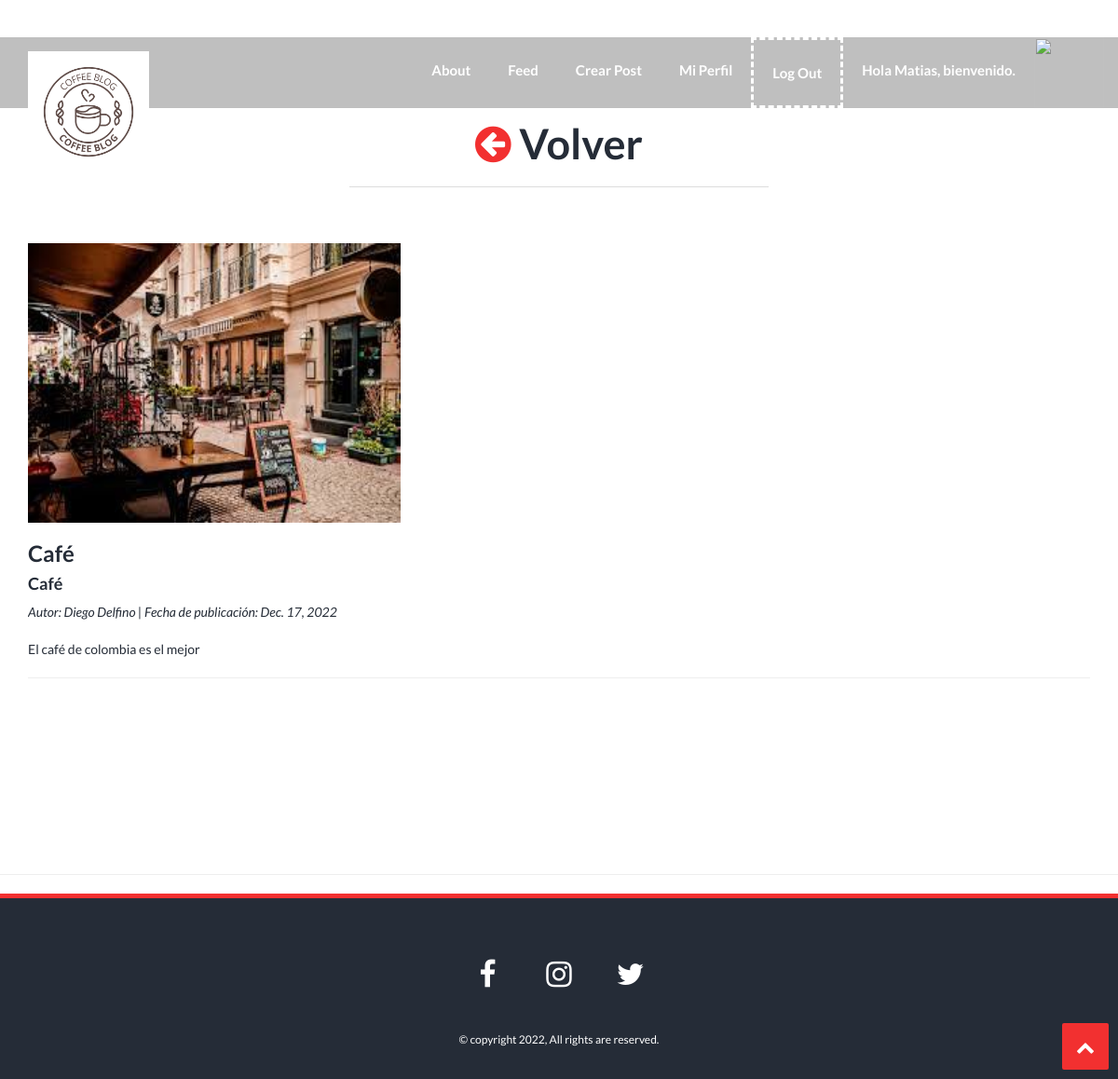
Screenshot of /post/detail/1/ (signed in) with the database file from the repository.
### appblog/models.py (models this page shows, shortened)
class Post(models.Model):
    titulo = models.CharField(max_length=50)
    subtitulo = models.CharField(max_length=50)
    fecha = models.DateField(default=timezone.now)
    contenido = models.CharField(max_length=500)
    autor = models.CharField(max_length=50)
    imagen = models.ImageField(upload_to="avatar", null=False, blank=False)

### appblog/views.py (the view)
# urls.py: path("post/detail/<pk>/", PostDetail.as_view(), name="post-detail"),
class PostDetail(DetailView):
    model = Post
    template_name = "appblog/post_detail.html"

### appblog/templates/appblog/post_detail.html (shortened to what this page needs)
{% extends "appblog/base.html" %}
{% load static %}
{% block TitleBanner %}
<div id="latestalbum" class="hero pad">
    <div class="container">
        <div class="hero-content ">
            <h2><a href="{% url 'post-list' %}"><i class="fa fa-arrow-circle-left"></i></a> Volver</h2>
            <hr>
        </div>
        <br>
        <br>
        <form method="post" enctype="multipart/form-data">
                <div class="item mb-5">
                    <div class="media">
                        <img class="mr-3 img-fluid post-thumb d-none d-md-flex" src="{{post.imagen.url}}" alt="image" width="400" height="300">
                        <div class="media-body">
                            <h3 class="title mb-1">{{post.titulo}}</h3>
                            <h4 class="title mb-1">{{post.subtitulo}}</h4>
                            <div class="meta mb-1"><span class="date"><em>Autor: {{post.autor}} | Fecha de publicación: {{post.fecha}}</em></div>
                            <br>
                            <div class="intro">{{post.contenido}}</div>
                        </div>
                    </div>
                </div>
                <hr>
                <br>
                <br>
        </form>
    </div>
</div>
<hr>
{% endblock %}

### appblog/templates/appblog/base.html (shortened to what this page needs)
{% load static %}
<!DOCTYPE html>
<html>
	<head>
		<link href="{% static 'appblog/css/bootstrap.min.css' %}" rel="stylesheet">
		<link href="{% static 'appblog/css/animate.min.css' %}" rel="stylesheet">
		<link rel="stylesheet" href="{% static 'appblog/css/owl.carousel.css' %}">
		<link href="{% static 'appblog/css/font-awesome.min.css' %}" rel="stylesheet">
		<link href="{% static 'appblog/css/style.css' %}" rel="stylesheet">
		<link href="{% static 'appblog/css/style-color.css'%}" rel="stylesheet">
		<link rel="stylesheet" href="https://cdnjs.cloudflare.com/ajax/libs/font-awesome/4.7.0/css/font-awesome.min.css">
	</head>
	<body>
		<div class="wrapper" id="home">
			<header>
				<nav class="navbar navbar-fixed-top navbar-default">
					<div class="container">
						<div class="navbar-header">
							<a class="navbar-brand" href="{% url 'home' %}">
								<img class="img-responsive" src="{% static 'appblog/img/logo/logo.png' %}" alt="" />
							</a>
						</div>
						<div class="collapse navbar-collapse" id="bs-example-navbar-collapse-1">
							<ul class="nav navbar-nav navbar-right">
								<li><a href="{% url 'about' %}" >About</a></li>
								<li><a href="{% url 'post-list' %}">Feed</a></li>
								{% if request.user.is_authenticated %}
									<li><a href="{% url 'post-create' %}">Crear Post</a></li>
									<li><a href="{% url 'profile-edit' %}"">Mi Perfil</a></li>
									<li><a href="{% url 'logout' %}" style="border: dashed white">Log Out</a></li>
									<li><em></em><a>Hola {{request.user.first_name}}, bienvenido.</a></em></li>
									<a href="{% url 'avatar-edit' %}"><img src="{{imagen_url}}" alt="" width="75" height="75"></a>
								{% else %}
									<li><a href="{% url 'login' %}" style="border: dashed white">Login</a></li>
									<li><a href="{% url 'signup' %}" style="border: dashed white">Sign Up</a></li>
								{% endif %}
							</ul>
						</div>
					</div>
				</nav>
			</header>
			{% block TitleBanner %}
			{% endblock %}
			<footer>
				<div class="container">
					<div class="social">
						<a class="h-facebook" href="#"><i class="fa fa-facebook"></i></a>
						<a class="h-google" href="#"><i class="fa fa-instagram"></i></a>
						<a class="h-twitter" href="#"><i class="fa fa-twitter"></i></a>
					</div>
					<p class="copy-right">&copy; copyright 2022, All rights are reserved.</p>
				</div>
			</footer>
			<span class="totop"><a href="#"><i class="fa fa-chevron-up"></i></a></span>
		</div>
	</body>
</html>

### appblog/static/appblog/css/style.css (style rules this page uses)
body { color: #252c37; font-family: 'Lato', sans-serif; font-weight: 400; -webkit-font-smoothing: antialiased; }
h1,h2,h3,h4,h5,h6 { font-family: 'Lato', sans-serif; font-weight: 700; }
p { margin:0; padding:0; font-size: 14px; line-height: 24px; }
a { text-decoration: none; }
.pad { padding: 130px 0px; }
.navbar { margin-top: 40px; border: 0; border-radius:0; box-shadow: none; background: rgba(0,0,0,0.25); -webkit-transition: all 0.25s ease; -moz-transition: all 0.25s ease; -ms-transition: all 0.25s ease; -o-transition: all 0.25s ease; transition: all 0.25s ease; }
.navbar-default .navbar-nav>li>a { padding: 25px 20px; font-size: 15px; font-weight: 700; }
.navbar-brand>img { width: 100%; max-width: 130px; }
.hero .hero-content { text-align: center; }
.hero-content h2 { margin-top: 0; margin-bottom: 0; font-size: 45px; }
.hero-content hr { max-width: 450px; margin: 20px auto; border-top: 1px solid #ddd; }
footer { padding-top: 50px; padding-bottom: 30px; background: #252c37; text-align: center; }
footer .social a { display: inline-block; width: 60px; height: 60px; line-height: 60px; margin: 0 7px; margin-bottom: 30px; color: #fff; font-size: 32px; border: 1px solid transparent; border-radius: 80px; -webkit-transition: all 0.25s linear; -moz-transition: all 0.25s linear; -ms-transition: all 0.25s linear; -o-transition: all 0.25s linear; transition: all 0.25s linear; }
footer .copy-right { color: #fff; font-size: 12px; }
.totop { position: fixed; bottom: 10px; right: 10px; z-index: 104400; }
.totop a, .totop a:visited { display: block; width: 50px; height: 50px; color: #fff !important; text-align: center; font-size: 20px; line-height: 50px; border-radius: 2px; }

### appblog/static/appblog/css/style-color.css (style rules this page uses)
a { color:#f23030 }
.navbar-default .navbar-nav li a { color:#fff }
footer { border-top:5px solid #f23030 }
.totop a { background:#f23030 }

### rows the page displays
Post: imagen (picture), titulo "Café", subtitulo "Café", autor "Diego Delfino", fecha "Dec. 17, 2022", contenido "El café de colombia es el mejor"

### other values shown
{{ request.user.first_name }} "Matias"
